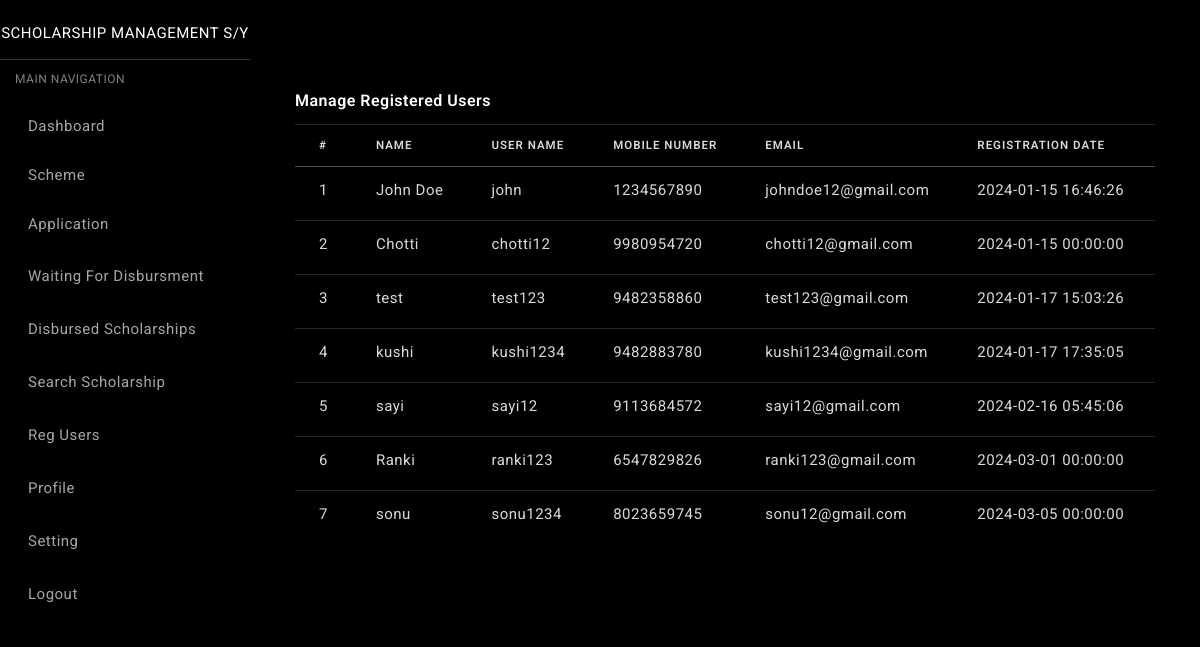
The app's page /admin/reg-users.php (signed in) with its own data.
### tables this page shows
CREATE TABLE `tbluser` (
  `ID` int(10) NOT NULL,
  `FullName` varchar(250) DEFAULT NULL,
  `UserName` varchar(250) DEFAULT NULL,
  `MobileNumber` bigint(20) DEFAULT NULL,
  `Email` varchar(250) DEFAULT NULL,
  `Password` varchar(250) DEFAULT NULL,
  `RegDate` timestamp NULL DEFAULT current_timestamp()
);

### admin/reg-users.php (the view, shortened to what this page needs)
<?php
include('includes/dbconnection.php');
if (strlen($_SESSION['aid']==0)) {
  header('location:logout.php');
  } else{
  ?>
<!DOCTYPE html>
<html lang="en">
<head>
  <link href="../assets/css/bootstrap.min.css" rel="stylesheet"/>
  <link href="../assets/css/sidebar-menu.css" rel="stylesheet"/>
  <link href="../assets/css/app-style.css" rel="stylesheet"/>
</head>
<body class="bg-theme bg-theme1">
 <div id="wrapper">
    <?php include_once('includes/sidebar.php');?>
  <div class="content-wrapper">
    <div class="container-fluid">
      <div class="row">
        <div class="col-lg-12">
          <div class="card">
            <div class="card-body">
              <h5 class="card-title">Manage Registered Users</h5>
              <div class="table-responsive">
                <table class="table">
                  <thead>
                    <tr>
                      <th scope="col">#</th>
                      <th scope="col">Name</th>
                      <th scope="col">User Name</th>
                      <th scope="col">Mobile Number</th>
                      <th scope="col">Email</th>
                      <th scope="col">Registration Date</th>
                      <th scope="col">Action</th>
                    </tr>
                  </thead>
                  <tbody>
                    <?php
$sql="SELECT * from tbluser";
$query = $dbh -> prepare($sql);
$query->execute();
$results=$query->fetchAll(PDO::FETCH_OBJ);
$cnt=1;
if($query->rowCount() > 0)
{
foreach($results as $row)
{               ?>
                    <tr>
                                                <td><?php echo htmlentities($cnt);?></td>
                                                <td><?php  echo htmlentities($row->FullName);?></td>
                                                <td><?php  echo htmlentities($row->UserName);?></td>
                                                <td><?php  echo htmlentities($row->MobileNumber);?></td>
                                                <td><?php  echo htmlentities($row->Email);?></td>
                                                <td><?php  echo htmlentities($row->RegDate);?></td>
                                                <td>
                                                </td>
                                            </tr>
                                    <?php $cnt=$cnt+1;}} ?>
                  </tbody>
                </table>
              </div>
            </div>
          </div>
        </div>
      </div>
    </div>
    </div>
  </div>
</body>
</html>
<?php }  ?>

### assets/css/app-style.css (style rules this page uses)
html { font-family: 'Roboto', sans-serif; -webkit-text-size-adjust: 100%; -ms-text-size-adjust: 100%; -ms-overflow-style: scrollbar; -webkit-tap-highlight-color: transparent }
html { height: 100%; }
body { background-color: #000; font-family: 'Roboto', sans-serif; font-size: 15px; color: rgba(255,255,255,.85); letter-spacing: 0.5px; }
::placeholder { color: #fff !important; font-size: 13px; opacity: .5 !important; }
.h1, .h2, .h3, .h4, .h5, .h6, h1, h2, h3, h4, h5, h6 { color: #ffffff; }
.h5, h5 { font-size: 18px; line-height: 22px; }
.row { margin-right: -12.5px; margin-left: -12.5px; }
.col, .col-1, .col-10, .col-11, .col-12, .col-2, .col-3, .col-4, .col-5, .col-6, .col-7, .col-8, .col-9, .col-auto, .col-lg, .col-lg-1, .col-lg-10, .col-lg-11, .col-lg-12, .col-lg-2, .col-lg-3, .col-lg-4, .col-lg-5, .col-lg-6, .col-lg-7, .col-lg-8, .col-lg-9, .col-lg-auto, .col-md, .col-md-1, .col-md-10, .col-md-11, .col-md-12, .col-md-2, .col-md-3, .col-md-4, .col-md-5, .col-md-6, .col-md-7, .col-md-8, .col-md-9, .col-md-auto, .col-sm, .col-sm-1, .col-sm-10, .col-sm-11, .col-sm-12, .col-sm-2, .col-sm-3, .col-sm-4, .col-sm-5, .col-sm-6, .col-sm-7, .col-sm-8, .col-sm-9, .col-sm-auto, .col-xl, .col-xl-1, .col-xl-10, .col-xl-11, .col-xl-12, .col-xl-2, .col-xl-3, .col-xl-4, .col-xl-5, .col-xl-6, .col-xl-7, .col-xl-8, .col-xl-9, .col-xl-auto { padding-right: 12.5px; padding-left: 12.5px; }
#wrapper { width:100%; position: relative; }
.content-wrapper { margin-left: 250px; padding-top: 70px; padding-left: 10px; padding-right: 10px; padding-bottom: 70px; overflow-x: hidden; -webkit-transition: all 0.3s ease; -moz-transition: all 0.3s ease; -o-transition: all 0.3s ease; transition: all 0.3s ease; }
.bg-theme { background-size: 100% 100%; background-attachment: fixed; background-position: center; background-repeat: no-repeat; transition: background .3s; }
body.bg-theme1 { background-image: url(https://wallpapercave.com/wp/wp3013524.jpg); }
.card { margin-bottom: 25px; box-shadow: 0 2px 10px rgba(0, 0, 0, 0.1); border: none; background-color: rgba(0,0,0,.2); }
.card-title { margin-bottom: .75rem; font-weight: 600; font-size: 16px; color:#ffffff; }
.card .table { margin-bottom:0px; }
.card .table td, .card .table th { padding-right: 1.5rem; padding-left: 1.5rem; }
.table { width: 100%; margin-bottom: 1rem; color: rgba(255,255,255,.85); }
.table thead th { font-size: .72rem; padding-top: .75rem; padding-bottom: .75rem; letter-spacing: 1px; text-transform: uppercase; border-bottom: 1px solid rgba(255, 255, 255, 0.3) }
.table td, .table th { text-align: justify; border-top: 1px solid rgba(255, 255, 255, 0.15); }
.table th { font-weight: 600; }
.table-responsive { white-space:nowrap; }

### records on screen
tbluser: FullName "John Doe", UserName "john", MobileNumber "1234567890", Email "johndoe12@gmail.com", RegDate "2024-01-15 16:46:26"
tbluser: FullName "Chotti", UserName "chotti12", MobileNumber "9980954720", Email "chotti12@gmail.com", RegDate "2024-01-15 00:00:00"
tbluser: FullName "test", UserName "test123", MobileNumber "9482358860", Email "test123@gmail.com", RegDate "2024-01-17 15:03:26"
tbluser: FullName "kushi", UserName "kushi1234", MobileNumber "9482883780", Email "kushi1234@gmail.com", RegDate "2024-01-17 17:35:05"
tbluser: FullName "sayi", UserName "sayi12", MobileNumber "9113684572", Email "sayi12@gmail.com", RegDate "2024-02-16 05:45:06"
tbluser: FullName "Ranki", UserName "ranki123", MobileNumber "6547829826", Email "ranki123@gmail.com", RegDate "2024-03-01 00:00:00"
tbluser: FullName "sonu", UserName "sonu1234", MobileNumber "8023659745", Email "sonu12@gmail.com", RegDate "2024-03-05 00:00:00"
